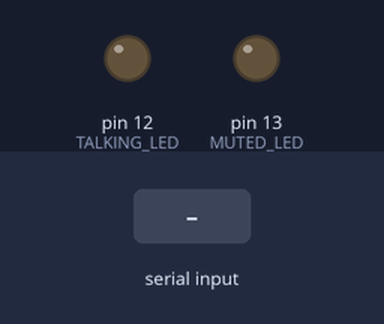
A sketch run on a simulated Arduino Uno, built with avr-gcc and run on an emulated ATmega328P. On the bench: output pins drawn as LEDs (lit = HIGH). The inputs (shaded band) are chosen by the test bench.

Above: at 1.2 s.
1.3 s: "0" received over Serial
At 1.8 s:
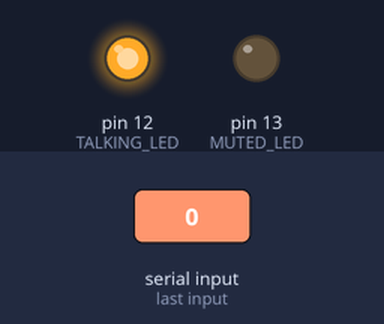
2.8 s: "1" received over Serial
At 3.1 s:
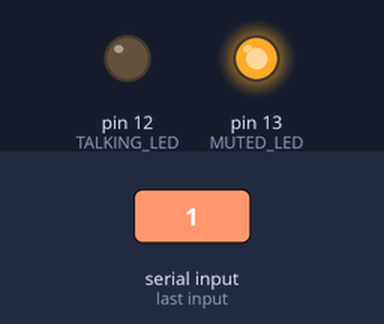
4.3 s: "2" received over Serial
At 5.5 s:
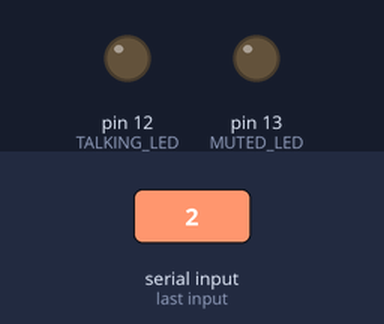
Timing chart, 0 to 7.3 s (numbered marks = the images above; inputs shaded):
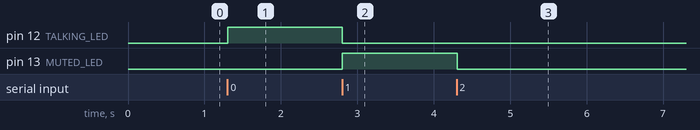

Measured:
- after the input at 1.3 s, pin 12 (TALKING_LED): LOW → HIGH at once
- after the input at 2.8 s, pin 12 (TALKING_LED): HIGH → LOW at once; pin 13 (MUTED_LED): LOW → HIGH at once
- after the input at 4.3 s, pin 13 (MUTED_LED): HIGH → LOW at once

The sketch:

sketch.ino
```cpp
const int MUTED_LED = 13;
const int TALKING_LED = 12;

bool first_contact = false;
bool muted;

void setup() {
  pinMode(MUTED_LED, OUTPUT);
  pinMode(TALKING_LED, OUTPUT);

  Serial.begin(115200);
}

void loop() {
  if(Serial.available() > 0) {
    if (!first_contact)
      first_contact = true;

    char data = Serial.read();
    //Got ASCII '0' (talking)
    if (data == 48)
      muted = false;

    //Got ASCII '1' (Muted)
    else if (data == 49)
      muted = true;

    //Got ASCII '2' (Turn Off)
    else if (data == 50){
      digitalWrite(MUTED_LED, LOW);
      digitalWrite(TALKING_LED, LOW);
      first_contact = false;
    }
  }

  if (first_contact) {
    digitalWrite(MUTED_LED,muted);
    digitalWrite(TALKING_LED,!muted);
  }

  delay(10);
}
```
